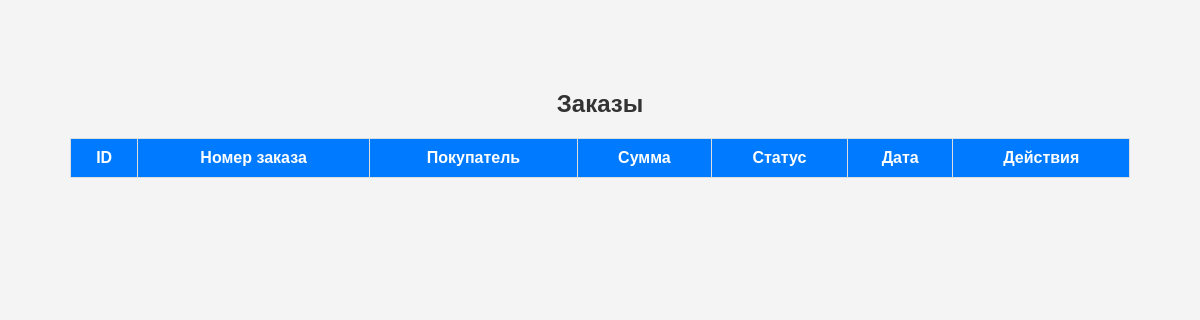
/admin/orders.php (signed in), run on an earlier commit of the app's database.
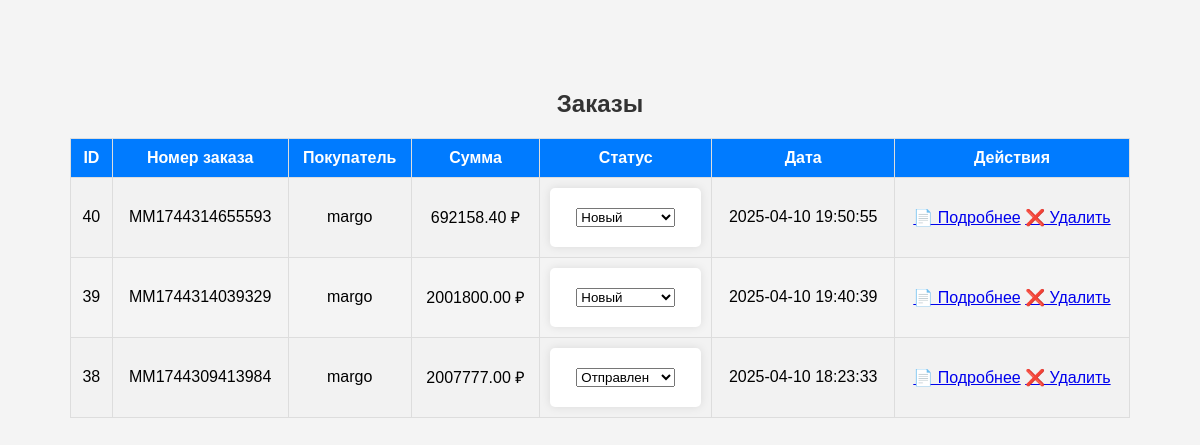
And on a later commit of the database.
### tables this page shows
CREATE TABLE `orders` (
  `id` int(11) NOT NULL AUTO_INCREMENT,
  `order_number` varchar(50) NOT NULL,
  `user_name` varchar(255) NOT NULL,
  `phone` varchar(20) NOT NULL,
  `email` varchar(100) NOT NULL,
  `address` text NOT NULL,
  `total_price` decimal(10,2) NOT NULL,
  `created_at` timestamp NOT NULL DEFAULT current_timestamp(),
  `user_id` int(11) DEFAULT NULL,
  `status` varchar(50) NOT NULL DEFAULT 'Новый',
  `name` varchar(255) NOT NULL,
  `delivery` varchar(100) NOT NULL,
  `payment` varchar(100) NOT NULL,
  `discount` decimal(10,2) NOT NULL DEFAULT 0.00,
  `total_discount` decimal(10,2) NOT NULL DEFAULT 0.00,
  PRIMARY KEY (`id`),
  KEY `user_id` (`user_id`),
  CONSTRAINT `orders_ibfk_1` FOREIGN KEY (`user_id`) REFERENCES `users` (`id`)
);

CREATE TABLE `users` (
  `id` int(11) NOT NULL AUTO_INCREMENT,
  `name` varchar(255) NOT NULL,
  `email` varchar(100) NOT NULL,
  `password` varchar(255) NOT NULL,
  `created_at` timestamp NOT NULL DEFAULT current_timestamp(),
  `reset_token` varchar(64) DEFAULT NULL,
  `reset_token_created_at` timestamp NULL DEFAULT NULL,
  `status` enum('active','blocked') DEFAULT 'active',
  PRIMARY KEY (`id`),
  UNIQUE KEY `email` (`email`)
);

### admin/orders.php (the view, shortened to what this page needs)
<?php
require_once '../database/db.php';
$stmt = $conn->query("
    SELECT orders.*, users.name AS user_name
    FROM orders
    JOIN users ON orders.user_id = users.id
    ORDER BY orders.created_at DESC
");
$orders = $stmt->fetchAll(PDO::FETCH_ASSOC);
?>
<!DOCTYPE html>
<html lang="ru">
<head>
    <link rel="stylesheet" href="styles.css">
</head>
<body>
    <h2>Заказы</h2>
    <table border="1">
        <tr>
            <th>ID</th>
            <th>Номер заказа</th>
            <th>Покупатель</th>
            <th>Сумма</th>
            <th>Статус</th>
            <th>Дата</th>
            <th>Действия</th>
        </tr>
        <?php foreach ($orders as $order): ?>
            <tr>
                <td><?= $order['id']; ?></td>
                <td><?= htmlspecialchars($order['order_number']); ?></td>
                <td><?= htmlspecialchars($order['user_name']); ?></td>
                <td><?= number_format($order['total_price'], 2, '.', ''); ?> ₽</td>
                <td>
                    <form method="POST" action="update_order_status.php">
                        <select name="status" class="status-<?= strtolower(str_replace(' ', '-', $order['status'])); ?>" onchange="this.form.submit()">
                            <option value="Новый" <?= $order['status'] == 'Новый' ? 'selected' : ''; ?>>Новый</option>
                            <option value="Отправлен" <?= $order['status'] == 'Отправлен' ? 'selected' : ''; ?>>Отправлен</option>
                        </select>
                    </form>
                </td>
                <td><?= $order['created_at']; ?></td>
                <td>
                    <a href="order_details.php?id=<?= $order['id']; ?>">📄 Подробнее</a>
                    <a href="delete_order.php?id=<?= $order['id']; ?>" onclick="return confirm('Вы уверены, что хотите удалить этот заказ?');" class="text-danger">❌ Удалить</a>
                </td>
            </tr>
        <?php endforeach; ?>
    </table>
</body>
</html>

### admin/styles.css (style rules this page uses)
body { font-family: Arial, sans-serif; margin: 20px; }
h2 { color: #333; }
body { font-family: Arial, sans-serif; background-color: #f4f4f4; text-align: center; padding: 50px; }
form { background: white; padding: 20px; max-width: 300px; margin: auto; border-radius: 5px; box-shadow: 0px 0px 10px rgba(0, 0, 0, 0.1); }
table { width: 100%; border-collapse: collapse; margin-top: 20px; }
th, td { border: 1px solid #ddd; padding: 10px; text-align: center; }
th { background-color: #007bff; color: white; }
tr:nth-child(even) { background-color: #f2f2f2; }

What changed in the data, as far as the page shows it:
added orders: id "40", order_number "MM1744314655593", user.name "margo", total_price "692158.40", status "Новый", created_at "2025-04-10 19:50:55"
added orders: id "39", order_number "MM1744314039329", user.name "margo", total_price "2001800.00", status "Новый", created_at "2025-04-10 19:40:39"
added orders: id "38", order_number "MM1744309413984", user.name "margo", total_price "2007777.00", status "Отправлен", created_at "2025-04-10 18:23:33"
